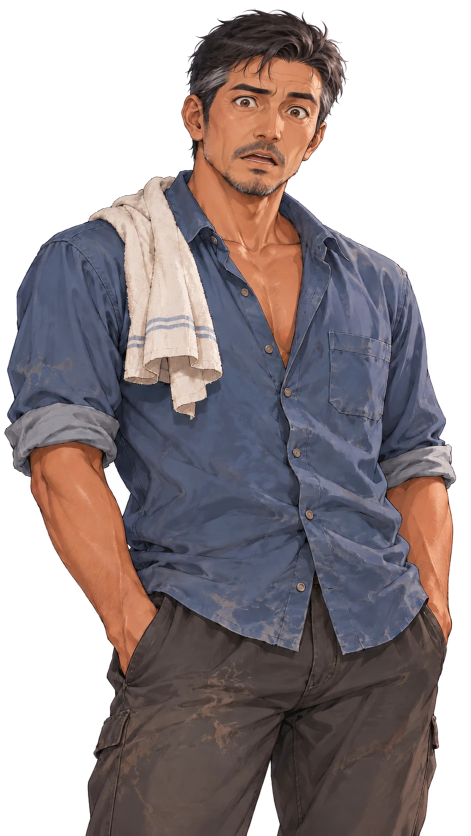
#> input picture app/src/main/assets/karakter/ayah_kaget.webp, 941 x 1672 px (shown at 1/2 size)
$ python hapus_celah.py ../app/src/main/assets/karakter/ayah_kaget.webp
#> lines starting #> are read from the running program, lines starting #| are printed output that depends on the picture; after the words box and inside, x2 and y2 are one past the last pixel; in counts of white or black regions, pixels touching at a corner belong together
#!/usr/bin/env python3
# Pemakaian: python3 tools/hapus_celah.py app/src/main/assets/karakter/*.png app/src/main/assets/karakter/*.webp
#            (tambahkan --cek untuk hanya melaporkan tanpa mengubah file)
# Butuh: pip install pillow numpy scipy
"""Hapus sisa latar putih yang TERKURUNG di dalam tokoh (celah antara lengan & badan, sela kaki, sela jari).

hapus_latar.py hanya membuang putih yang tersambung ke tepi gambar, jadi celah tertutup tetap putih.
Celah latar dibedakan dari baju/kerudung putih lewat kecerahannya: latar AI hampir 255 dan rata
(rata-rata >= 247), sedangkan kain putih selalu berbayang (rata-rata ± 235–242).
"""
import sys
import numpy as np
from PIL import Image
from scipy import ndimage as ndi

check_only = "--cek" in sys.argv
files = [a for a in sys.argv[1:] if not a.startswith("--")]
total = 0
for path in files:
    im = Image.open(path).convert("RGBA")
#> im is the input picture: PIL image 941x1672 RGBA; mean R, G, B, A 73.7, 64.1, 65.6, 167.7
    A = np.asarray(im).astype(np.float32)
    rgb, al = A[..., :3], A[..., 3]
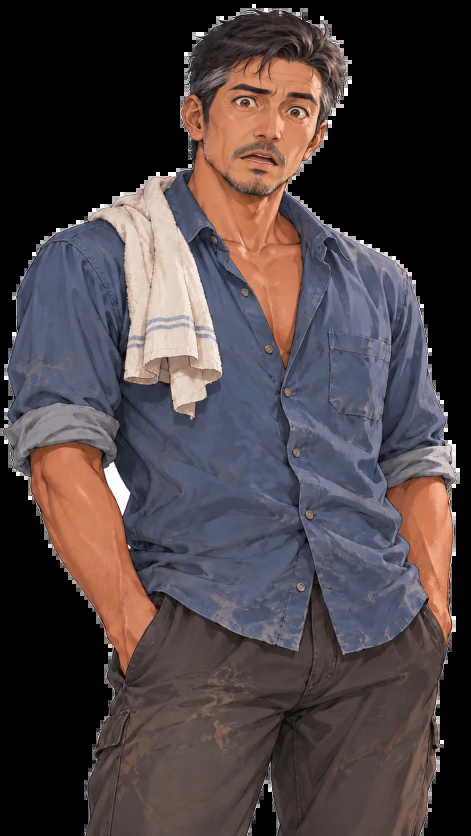
#> rgb: shape (1672, 941, 3) float32 (shown at 1/2 size); mean R, G, B 73.7, 64.1, 65.6
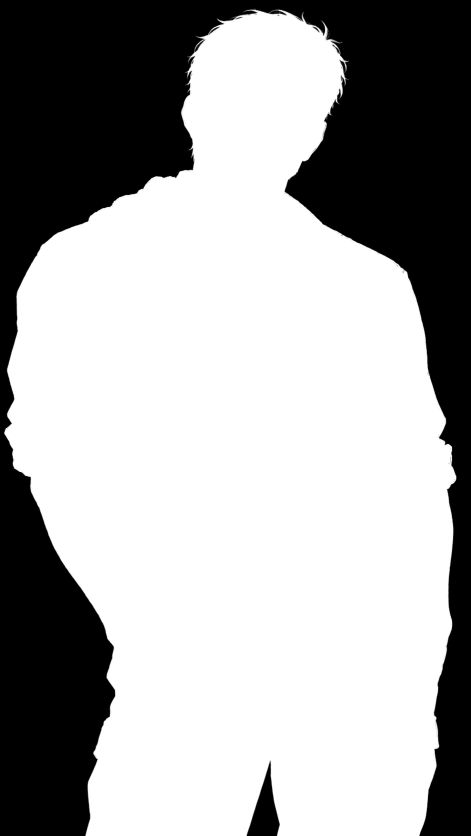
#> al: shape (1672, 941) float32 (shown at 1/2 size); min 0, max 255, mean 167.7
    mn, mx = rgb.min(2), rgb.max(2)
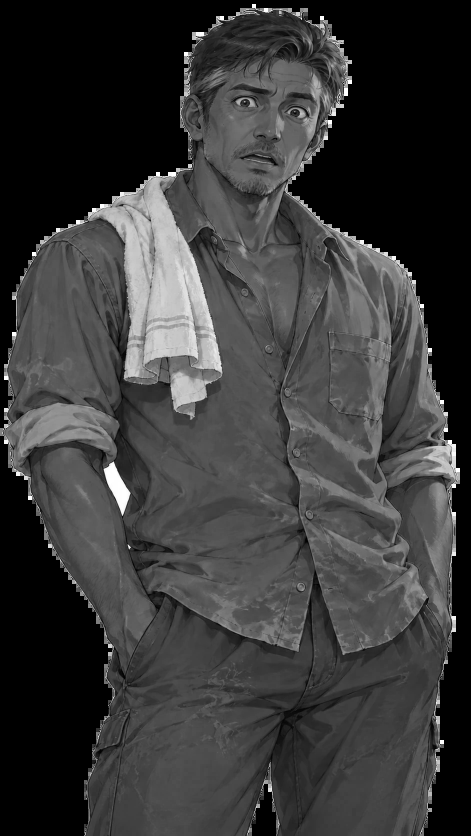
#> mn: shape (1672, 941) float32 (shown at 1/2 size); min 0, max 255, mean 57.7
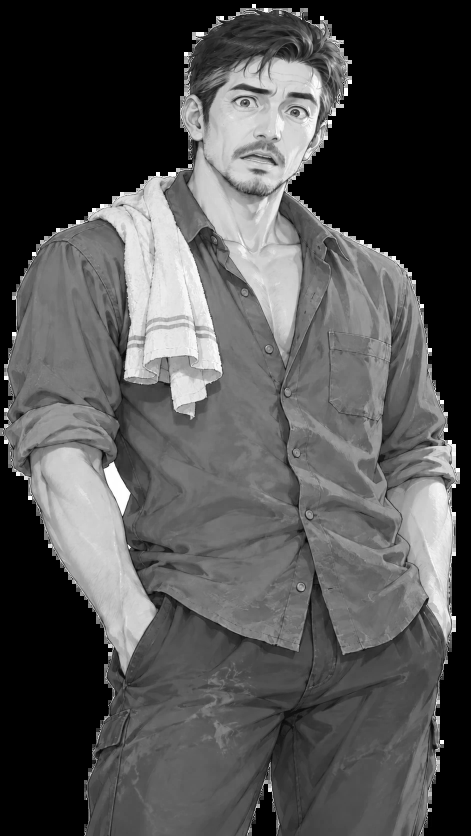
#> mx: shape (1672, 941) float32 (shown at 1/2 size); min 0, max 255, mean 81.4
    whitish = (al > 200) & (mn >= 232) & (mx - mn <= 16)
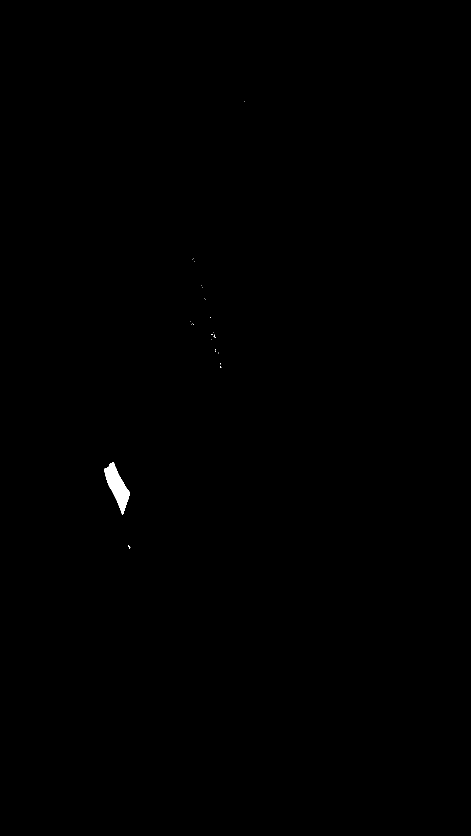
#> whitish: shape (1672, 941) bool (shown at 1/2 size); 0.15% white; 22 white regions (21 under 20 px), largest, box (x1, y1, x2, y2) and area: (208, 924, 260, 1030) 2374
    lab, n = ndi.label(whitish)
#> lab: shape (1672, 941) int32; 28 distinct labels, from 0 to 27
#> n = 27
    if n == 0:
        continue
    idx = np.arange(1, n + 1)
#> idx = 27 values from 1 to 27
    sizes = ndi.sum(whitish, lab, idx)
#> sizes = 27 values, max 2374 at index 24, min 1 at index 0, mean 90.26
    means = ndi.mean(mn, lab, idx)
#> means = 27 values, max 252.6 at index 24, min 232 at index 12, mean 238.5
    keep = idx[(sizes >= 150) & (means >= 247)]
#> keep = [25]
    if keep.size == 0:
        continue
    gap = np.isin(lab, keep)
#> gap: shape (1672, 941) bool; 0.15% white; 1 white region, box (x1, y1, x2, y2) and area: (208, 924, 260, 1030) 2374
    total += 1
    print(f"{path}: {int(gap.sum())} px celah putih ({keep.size} bagian)")
#| ../app/src/main/assets/karakter/ayah_kaget.webp: 2374 px celah putih (1 bagian)
    if check_only:
        continue
    # inti celah → transparan; tepi 3 px di sekitarnya → alpha mengikuti seberapa putih pikselnya (anti-alias)
    ring = ndi.binary_dilation(gap, iterations=3) & ~gap & (al > 0)
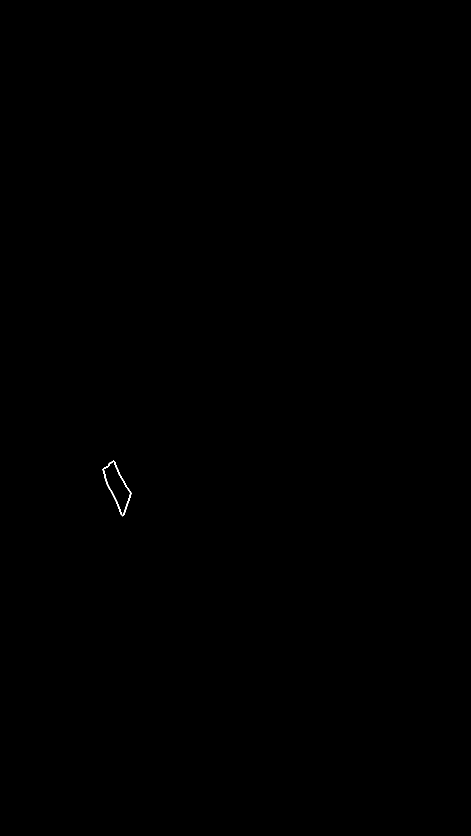
#> ring: shape (1672, 941) bool (shown at 1/2 size); 0.04% white in thin lines or dots, all inside (x1, y1, x2, y2) = (205, 921, 263, 1033)
    w = np.clip((mn - 205) / 50.0, 0, 1) * ((mx - mn) <= 30)
    new_al = al.copy()
    new_al[gap] = 0
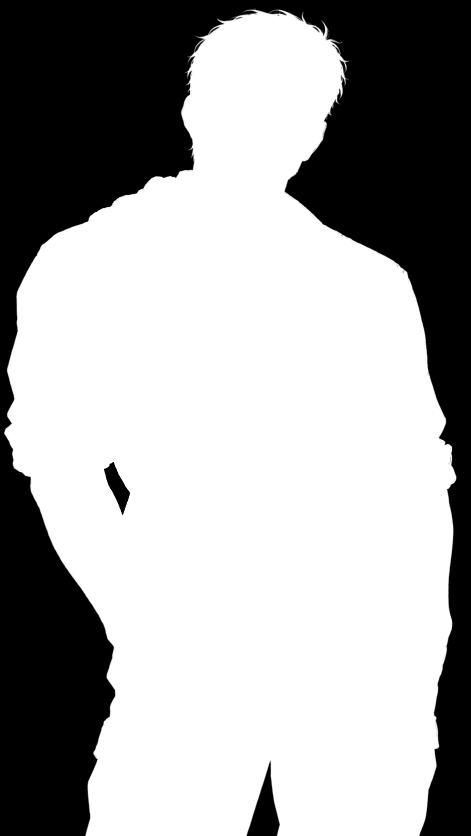
#> new_al: shape (1672, 941) float32 (shown at 1/2 size); 0.15% of pixels changed, all inside (x1, y1, x2, y2) = (208, 924, 260, 1030)
    new_al[ring] = al[ring] * (1 - w[ring])
#> new_al: shape (1672, 941) float32; under 0.01% of pixels changed, all inside (x1, y1, x2, y2) = (208, 926, 261, 1031)
    # buang campuran putih di tepi (warna asli = (C - w*255) / (1 - w))
    out_rgb = rgb.copy()
    m = ring & (w > 0) & (w < 0.98)
#> m: shape (1672, 941) bool; 0% white in thin lines or dots, all inside (x1, y1, x2, y2) = (208, 926, 261, 1031)
    ww = w[m][:, None]
#> ww = 55 values, max 0.62 at index 28, min 0.02 at index 1, mean 0.297
    out_rgb[m] = np.clip((rgb[m] - ww * 255) / (1 - ww), 0, 255)
    out = np.dstack([out_rgb, new_al]).astype(np.uint8)
    res = Image.fromarray(out, "RGBA")
    if path.lower().endswith(".webp"):
        res.save(path, "WEBP", quality=92, method=5)
    else:
        res.save(path, optimize=True)
print(f"{total} file {'perlu diperbaiki' if check_only else 'diperbaiki'}")

$ run again, on app/src/main/assets/karakter/bayu_malu.webp
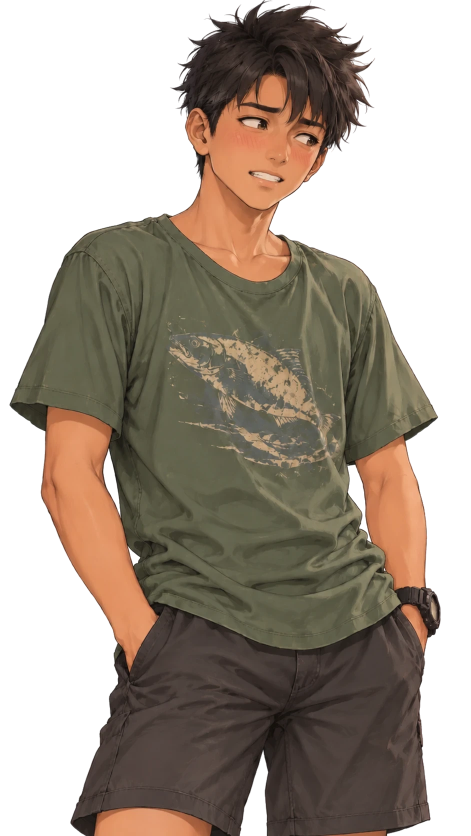
#> input picture app/src/main/assets/karakter/bayu_malu.webp, 941 x 1672 px (shown at 1/2 size)
#> im is the input picture: PIL image 941x1672 RGBA; mean R, G, B, A 69.2, 57.8, 46.1, 152.7
#> `rgb, al = A[..., :3], A[..., 3]`:
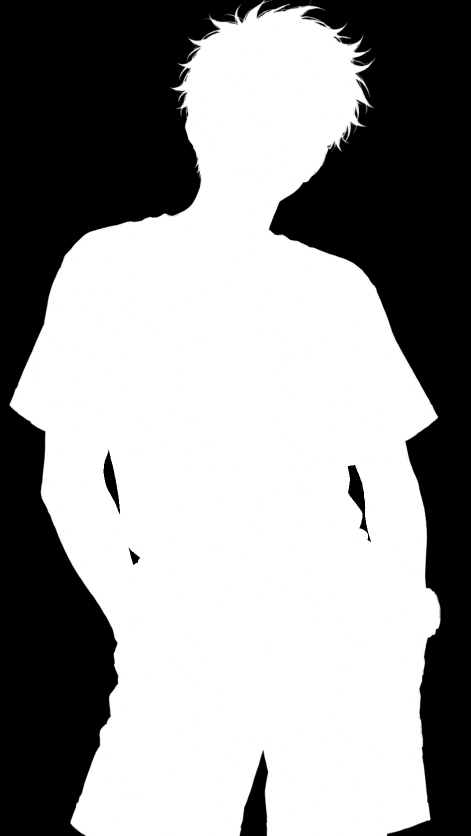
#> al: shape (1672, 941) float32 (shown at 1/2 size); min 0, max 255, mean 152.7
#> `mn, mx = rgb.min(2), rgb.max(2)`:
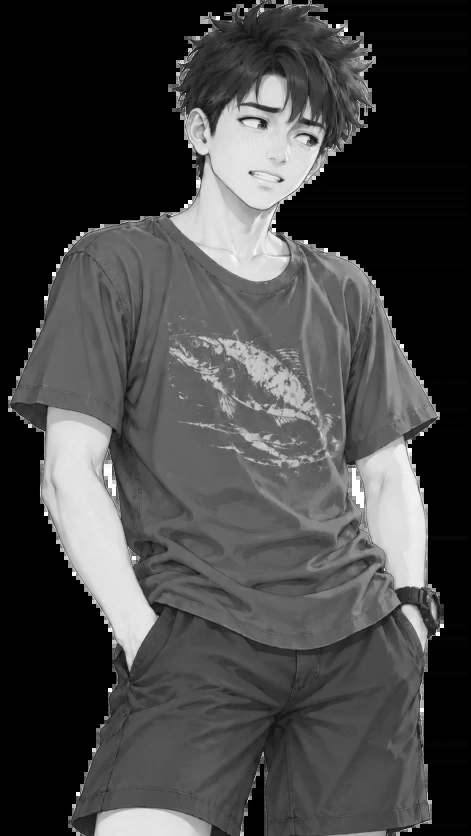
#> mx: shape (1672, 941) float32 (shown at 1/2 size); min 0, max 255, mean 69.3
#> whitish: shape (1672, 941) bool; 0% white in thin lines or dots, all inside (x1, y1, x2, y2) = (768, 1139, 770, 1141)
#> n = 1
#> sizes = [3]
#> means = [246]
#> keep = empty array
